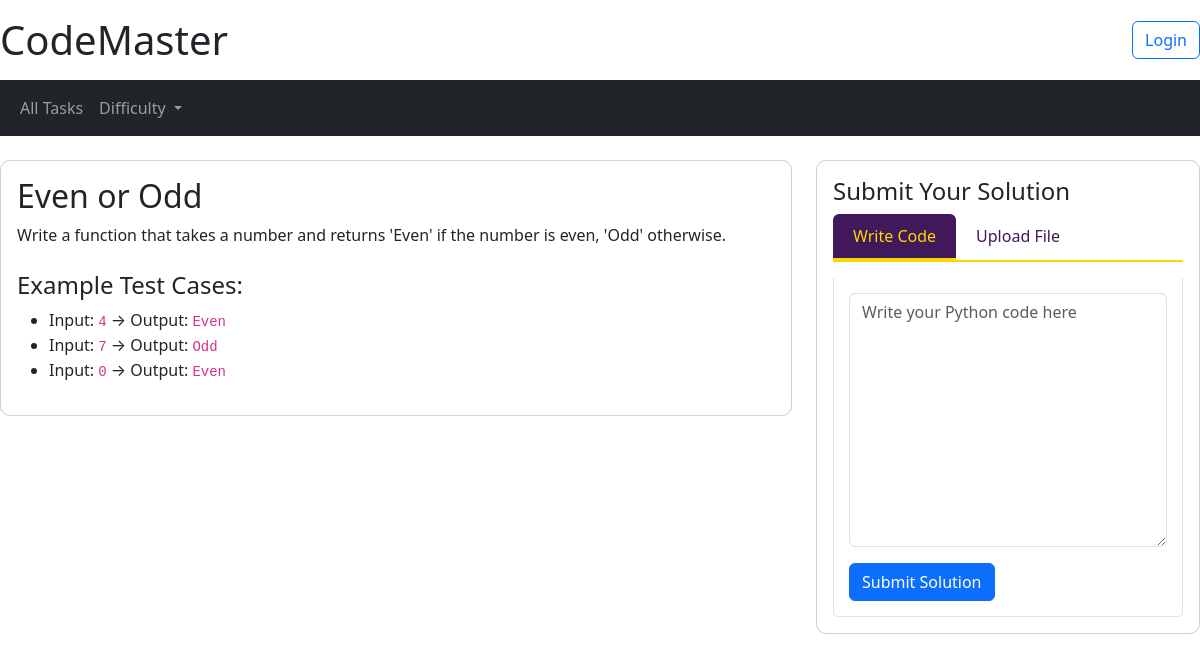
The app's page /task/2 with its own data.
### main_alc.py (models this page shows)
class Task(db.Model):
    __tablename__ = "tasks"
    id = db.Column(db.Integer, primary_key=True)
    title = db.Column(db.String(120), nullable=False)
    description = db.Column(db.Text, nullable=False)
    difficulty = db.Column(db.String(50), nullable=False)
    test_cases = db.relationship("TestCase", backref="task", lazy=True)
    user_progress = db.relationship("UserProgress", backref="task", lazy=True)

class TestCase(db.Model):
    __tablename__ = "test_cases"
    id = db.Column(db.Integer, primary_key=True)
    task_id = db.Column(db.Integer, db.ForeignKey("tasks.id"), nullable=False)
    input = db.Column(db.Text, nullable=False)
    output = db.Column(db.Text, nullable=False)

### main_alc.py (the view)
@app.route("/task/<int:task_id>")
def view_task(task_id):
    task = Task.query.get_or_404(task_id)
    test_cases = TestCase.query.filter_by(task_id=task_id).all()
    completed = False
    if "user_id" in session:
        progress = UserProgress.query.filter_by(
            user_id=session["user_id"], task_id=task_id
        ).first()
        completed = progress.completed if progress else False
    return render_template(
        "task.html",
        task=task,
        test_cases=test_cases,
        logged_in="user_id" in session,
        completed=completed,
    )

### templates/task.html (shortened to what this page needs)
{% extends "base.html" %}
{% block content %}
<div class="row">
    <div class="col-md-8">
        <div class="card mb-4">
            <div class="card-body">
                <h2 class="card-title">{{ task.title }}</h2>
                <p class="card-text">{{ task.description }}</p>
                <h4 class="mt-4">Example Test Cases:</h4>
                <ul>
                    {% for case in test_cases %}
                    <li>Input: <code>{{ case.input }}</code> → Output: <code>{{ case.output }}</code></li>
                    {% endfor %}
                </ul>
            </div>
        </div>
    </div>
    <div class="col-md-4">
        <div class="card">
            <div class="card-body">
                <h4 class="card-title">Submit Your Solution</h4>
                <ul class="nav nav-tabs mb-3" id="solutionTabs" role="tablist">
                    <li class="nav-item" role="presentation">
                        <button class="nav-link active" id="code-tab" data-bs-toggle="tab" data-bs-target="#code" type="button" role="tab">Write Code</button>
                    </li>
                    <li class="nav-item" role="presentation">
                        <button class="nav-link" id="upload-tab" data-bs-toggle="tab" data-bs-target="#upload" type="button" role="tab">Upload File</button>
                    </li>
                </ul>
                <div class="tab-content" id="solutionTabsContent">
                    <div class="tab-pane fade show active" id="code" role="tabpanel">
                        <form method="POST" action="{{ url_for('submit_solution', task_id=task.id) }}">
                            <div class="mb-3">
                                <textarea class="form-control" name="code" rows="10"
                                          placeholder="Write your Python code here" required></textarea>
                            </div>
                            <button type="submit" class="btn btn-primary">Submit Solution</button>
                        </form>
                    </div>
                </div>
            </div>
        </div>
    </div>
</div>
{% endblock %}

### static/style.css (style rules this page uses)
.card { border-radius: 10px; overflow: hidden; transition: transform 0.3s ease, box-shadow 0.3s ease; }
body { margin: 0; padding: 0; overflow-x: hidden; }
.nav-tabs { border-bottom: 2px solid #FFD700; }
.nav-tabs .nav-link { color: #411859; border: none; padding: 10px 20px; font-weight: 500; }
.nav-tabs .nav-link.active { color: #FFD700; background-color: #411859; border: none; border-bottom: 3px solid #FFD700; }
.tab-content { padding: 15px; border-left: 1px solid #dee2e6; border-right: 1px solid #dee2e6; border-bottom: 1px solid #dee2e6; border-radius: 0 0 5px 5px; }

### records on screen
Task: title "Even or Odd", description "Write a function that takes a number and returns 'Even' if the number is even, 'Odd' otherwise."
TestCase: input "4", output "Even"
TestCase: input "7", output "Odd"
TestCase: input "0", output "Even"
